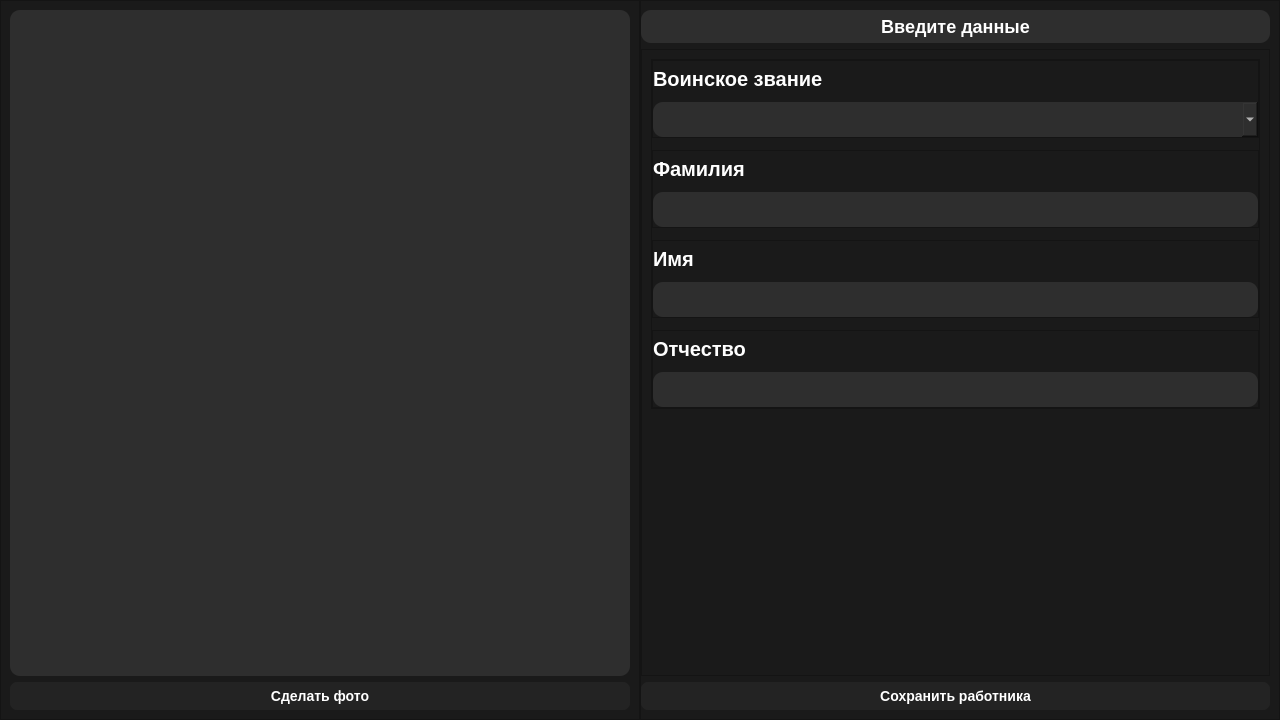
<?xml version="1.0" encoding="UTF-8"?>
<ui version="4.0">
 <class>AddUsersWidget</class>
 <widget class="QWidget" name="AddUsersWidget">
  <property name="geometry">
   <rect>
    <x>0</x>
    <y>0</y>
    <width>1280</width>
    <height>720</height>
   </rect>
  </property>
  <property name="minimumSize">
   <size>
    <width>1280</width>
    <height>720</height>
   </size>
  </property>
  <property name="maximumSize">
   <size>
    <width>1280</width>
    <height>720</height>
   </size>
  </property>
  <property name="windowTitle">
   <string>Form</string>
  </property>
  <property name="styleSheet">
   <string notr="true">background-color: rgb(26, 26, 26);</string>
  </property>
  <layout class="QHBoxLayout" name="horizontalLayout">
   <property name="spacing">
    <number>0</number>
   </property>
   <property name="leftMargin">
    <number>0</number>
   </property>
   <property name="topMargin">
    <number>0</number>
   </property>
   <property name="rightMargin">
    <number>0</number>
   </property>
   <property name="bottomMargin">
    <number>0</number>
   </property>
   <item>
    <widget class="QFrame" name="webCamAddFotoForm">
     <property name="minimumSize">
      <size>
       <width>640</width>
       <height>0</height>
      </size>
     </property>
     <property name="frameShape">
      <enum>QFrame::StyledPanel</enum>
     </property>
     <property name="frameShadow">
      <enum>QFrame::Raised</enum>
     </property>
     <layout class="QVBoxLayout" name="verticalLayout">
      <item>
       <widget class="QLabel" name="videoFromWebCam">
        <property name="toolTipDuration">
         <number>-1</number>
        </property>
        <property name="styleSheet">
         <string notr="true">background-color: rgb(46, 46, 46);
border-radius: 10px;</string>
        </property>
        <property name="text">
         <string/>
        </property>
       </widget>
      </item>
      <item>
       <widget class="QPushButton" name="SaveFotoFromWebCamButton">
        <property name="styleSheet">
         <string notr="true">QPushButton{
background-color: rgb(35, 35, 35);
color: #ffffff;
border-style: outset;
border-radius: 7px;
font: bold 14px;
min-width: 10em;
padding: 6px;
}
QPushButton:hover{
background-color: rgb(46, 46, 46);
}
QPushButton:unactive{
background-color: rgb(46, 46, 46);
}</string>
        </property>
        <property name="text">
         <string>Сделать фото</string>
        </property>
       </widget>
      </item>
     </layout>
    </widget>
   </item>
   <item>
    <widget class="QFrame" name="AddTextInfoForm">
     <property name="frameShape">
      <enum>QFrame::StyledPanel</enum>
     </property>
     <property name="frameShadow">
      <enum>QFrame::Raised</enum>
     </property>
     <layout class="QVBoxLayout" name="verticalLayout_2">
      <property name="leftMargin">
       <number>0</number>
      </property>
      <item>
       <widget class="QLabel" name="VvediteDannie">
        <property name="maximumSize">
         <size>
          <width>16777215</width>
          <height>50</height>
         </size>
        </property>
        <property name="styleSheet">
         <string notr="true">color: rgb(255, 255, 255);
background-color: rgb(46, 46, 46);
border-radius: 10px;
font: bold 18px;
min-width: 10em;
padding: 6px; </string>
        </property>
        <property name="text">
         <string>Введите данные</string>
        </property>
        <property name="alignment">
         <set>Qt::AlignCenter</set>
        </property>
       </widget>
      </item>
      <item>
       <widget class="QFrame" name="AddTextInfoFormBox">
        <property name="frameShape">
         <enum>QFrame::StyledPanel</enum>
        </property>
        <property name="frameShadow">
         <enum>QFrame::Raised</enum>
        </property>
        <layout class="QVBoxLayout" name="verticalLayout_9">
         <item>
          <widget class="QFrame" name="AddInfo">
           <property name="minimumSize">
            <size>
             <width>600</width>
             <height>0</height>
            </size>
           </property>
           <property name="frameShape">
            <enum>QFrame::StyledPanel</enum>
           </property>
           <property name="frameShadow">
            <enum>QFrame::Raised</enum>
           </property>
           <layout class="QVBoxLayout" name="verticalLayout_8">
            <property name="spacing">
             <number>12</number>
            </property>
            <property name="leftMargin">
             <number>0</number>
            </property>
            <property name="topMargin">
             <number>0</number>
            </property>
            <property name="rightMargin">
             <number>0</number>
            </property>
            <property name="bottomMargin">
             <number>0</number>
            </property>
            <item>
             <widget class="QFrame" name="RankForm">
              <property name="maximumSize">
               <size>
                <width>16777215</width>
                <height>100</height>
               </size>
              </property>
              <property name="layoutDirection">
               <enum>Qt::LeftToRight</enum>
              </property>
              <property name="frameShape">
               <enum>QFrame::StyledPanel</enum>
              </property>
              <property name="frameShadow">
               <enum>QFrame::Raised</enum>
              </property>
              <layout class="QVBoxLayout" name="verticalLayout_3">
               <property name="leftMargin">
                <number>0</number>
               </property>
               <property name="topMargin">
                <number>0</number>
               </property>
               <property name="rightMargin">
                <number>0</number>
               </property>
               <property name="bottomMargin">
                <number>0</number>
               </property>
               <item>
                <widget class="QLabel" name="Rank">
                 <property name="minimumSize">
                  <size>
                   <width>240</width>
                   <height>35</height>
                  </size>
                 </property>
                 <property name="maximumSize">
                  <size>
                   <width>200</width>
                   <height>35</height>
                  </size>
                 </property>
                 <property name="styleSheet">
                  <string notr="true">color: rgb(255, 255, 255);
font: bold 20px;
min-width: 10em;
</string>
                 </property>
                 <property name="text">
                  <string>Воинское звание</string>
                 </property>
                </widget>
               </item>
               <item>
                <widget class="QComboBox" name="RankComboBoxAdd">
                 <property name="minimumSize">
                  <size>
                   <width>170</width>
                   <height>35</height>
                  </size>
                 </property>
                 <property name="maximumSize">
                  <size>
                   <width>16777215</width>
                   <height>35</height>
                  </size>
                 </property>
                 <property name="styleSheet">
                  <string notr="true">color: rgb(255, 255, 255);
background-color: rgb(46, 46, 46);
border-radius: 10px;
font: bold 14px;
min-width: 10em;</string>
                 </property>
                 <property name="currentText">
                  <string/>
                 </property>
                 <property name="currentIndex">
                  <number>-1</number>
                 </property>
                 <item>
                  <property name="text">
                   <string>Полковник</string>
                  </property>
                 </item>
                 <item>
                  <property name="text">
                   <string>Подполковник</string>
                  </property>
                 </item>
                 <item>
                  <property name="text">
                   <string>Майор</string>
                  </property>
                 </item>
                 <item>
                  <property name="text">
                   <string>Капитан</string>
                  </property>
                 </item>
                 <item>
                  <property name="text">
                   <string>Старший лейтенант</string>
                  </property>
                 </item>
                 <item>
                  <property name="text">
                   <string>Лейтенант</string>
                  </property>
                 </item>
                 <item>
                  <property name="text">
                   <string>Старшина</string>
                  </property>
                 </item>
                 <item>
                  <property name="text">
                   <string>Старший сержант</string>
                  </property>
                 </item>
                 <item>
                  <property name="text">
                   <string>Сержант</string>
                  </property>
                 </item>
                 <item>
                  <property name="text">
                   <string>Младший сержант</string>
                  </property>
                 </item>
                 <item>
                  <property name="text">
                   <string>Ефрейтор</string>
                  </property>
                 </item>
                 <item>
                  <property name="text">
                   <string>Рядовой</string>
                  </property>
                 </item>
                 <item>
                  <property name="text">
                   <string>Гражданский персонал</string>
                  </property>
                 </item>
                </widget>
               </item>
              </layout>
             </widget>
            </item>
            <item>
             <widget class="QFrame" name="SurnameForm">
              <property name="maximumSize">
               <size>
                <width>16777215</width>
                <height>100</height>
               </size>
              </property>
              <property name="layoutDirection">
               <enum>Qt::LeftToRight</enum>
              </property>
              <property name="frameShape">
               <enum>QFrame::StyledPanel</enum>
              </property>
              <property name="frameShadow">
               <enum>QFrame::Raised</enum>
              </property>
              <layout class="QVBoxLayout" name="verticalLayout_5">
               <property name="leftMargin">
                <number>0</number>
               </property>
               <property name="topMargin">
                <number>0</number>
               </property>
               <property name="rightMargin">
                <number>0</number>
               </property>
               <property name="bottomMargin">
                <number>0</number>
               </property>
               <item>
                <widget class="QLabel" name="Surname">
                 <property name="minimumSize">
                  <size>
                   <width>240</width>
                   <height>35</height>
                  </size>
                 </property>
                 <property name="maximumSize">
                  <size>
                   <width>200</width>
                   <height>35</height>
                  </size>
                 </property>
                 <property name="styleSheet">
                  <string notr="true">color: rgb(255, 255, 255);
font: bold 20px;
min-width: 10em;
</string>
                 </property>
                 <property name="text">
                  <string>Фамилия</string>
                 </property>
                </widget>
               </item>
               <item>
                <widget class="QLineEdit" name="SurnameAddText">
                 <property name="minimumSize">
                  <size>
                   <width>170</width>
                   <height>35</height>
                  </size>
                 </property>
                 <property name="maximumSize">
                  <size>
                   <width>16777215</width>
                   <height>35</height>
                  </size>
                 </property>
                 <property name="styleSheet">
                  <string notr="true">color: rgb(255, 255, 255);
background-color: rgb(46, 46, 46);
border-radius: 10px;
font: bold 14px;
min-width: 10em;</string>
                 </property>
                </widget>
               </item>
              </layout>
             </widget>
            </item>
            <item>
             <widget class="QFrame" name="NameForm">
              <property name="maximumSize">
               <size>
                <width>16777215</width>
                <height>100</height>
               </size>
              </property>
              <property name="layoutDirection">
               <enum>Qt::LeftToRight</enum>
              </property>
              <property name="frameShape">
               <enum>QFrame::StyledPanel</enum>
              </property>
              <property name="frameShadow">
               <enum>QFrame::Raised</enum>
              </property>
              <layout class="QVBoxLayout" name="verticalLayout_6">
               <property name="leftMargin">
                <number>0</number>
               </property>
               <property name="topMargin">
                <number>0</number>
               </property>
               <property name="rightMargin">
                <number>0</number>
               </property>
               <property name="bottomMargin">
                <number>0</number>
               </property>
               <item>
                <widget class="QLabel" name="Name">
                 <property name="minimumSize">
                  <size>
                   <width>240</width>
                   <height>35</height>
                  </size>
                 </property>
                 <property name="maximumSize">
                  <size>
                   <width>200</width>
                   <height>35</height>
                  </size>
                 </property>
                 <property name="styleSheet">
                  <string notr="true">color: rgb(255, 255, 255);
font: bold 20px;
min-width: 10em;
</string>
                 </property>
                 <property name="text">
                  <string>Имя</string>
                 </property>
                </widget>
               </item>
               <item>
                <widget class="QLineEdit" name="NameAddText">
                 <property name="minimumSize">
                  <size>
                   <width>170</width>
                   <height>35</height>
                  </size>
                 </property>
                 <property name="maximumSize">
                  <size>
                   <width>16777215</width>
                   <height>35</height>
                  </size>
                 </property>
                 <property name="styleSheet">
                  <string notr="true">color: rgb(255, 255, 255);
background-color: rgb(46, 46, 46);
border-radius: 10px;
font: bold 14px;
min-width: 10em;</string>
                 </property>
                </widget>
               </item>
              </layout>
             </widget>
            </item>
            <item>
             <widget class="QFrame" name="FathersNameForm">
              <property name="maximumSize">
               <size>
                <width>16777215</width>
                <height>100</height>
               </size>
              </property>
              <property name="layoutDirection">
               <enum>Qt::LeftToRight</enum>
              </property>
              <property name="frameShape">
               <enum>QFrame::StyledPanel</enum>
              </property>
              <property name="frameShadow">
               <enum>QFrame::Raised</enum>
              </property>
              <layout class="QVBoxLayout" name="verticalLayout_7">
               <property name="leftMargin">
                <number>0</number>
               </property>
               <property name="topMargin">
                <number>0</number>
               </property>
               <property name="rightMargin">
                <number>0</number>
               </property>
               <property name="bottomMargin">
                <number>0</number>
               </property>
               <item>
                <widget class="QLabel" name="FathersName">
                 <property name="minimumSize">
                  <size>
                   <width>240</width>
                   <height>35</height>
                  </size>
                 </property>
                 <property name="maximumSize">
                  <size>
                   <width>200</width>
                   <height>35</height>
                  </size>
                 </property>
                 <property name="styleSheet">
                  <string notr="true">color: rgb(255, 255, 255);
font: bold 20px;
min-width: 10em;
</string>
                 </property>
                 <property name="text">
                  <string>Отчество</string>
                 </property>
                </widget>
               </item>
               <item>
                <widget class="QLineEdit" name="FathersNameAddText">
                 <property name="minimumSize">
                  <size>
                   <width>170</width>
                   <height>35</height>
                  </size>
                 </property>
                 <property name="maximumSize">
                  <size>
                   <width>16777215</width>
                   <height>35</height>
                  </size>
                 </property>
                 <property name="styleSheet">
                  <string notr="true">color: rgb(255, 255, 255);
background-color: rgb(46, 46, 46);
border-radius: 10px;
font: bold 14px;
min-width: 10em;</string>
                 </property>
                </widget>
               </item>
              </layout>
             </widget>
            </item>
           </layout>
          </widget>
         </item>
         <item>
          <spacer name="verticalSpacer">
           <property name="orientation">
            <enum>Qt::Vertical</enum>
           </property>
           <property name="sizeHint" stdset="0">
            <size>
             <width>20</width>
             <height>231</height>
            </size>
           </property>
          </spacer>
         </item>
        </layout>
       </widget>
      </item>
      <item>
       <widget class="QPushButton" name="SaveFormButton">
        <property name="styleSheet">
         <string notr="true">QPushButton{
background-color: rgb(35, 35, 35);
color: #ffffff;
border-style: outset;
border-radius: 7px;
font: bold 14px;
min-width: 10em;
padding: 6px;
}
QPushButton:hover{
background-color: rgb(46, 46, 46);
}
QPushButton:unactive{
background-color: rgb(46, 46, 46);
}</string>
        </property>
        <property name="text">
         <string>Сохранить работника</string>
        </property>
       </widget>
      </item>
     </layout>
    </widget>
   </item>
  </layout>
 </widget>
 <resources/>
 <connections/>
</ui>
